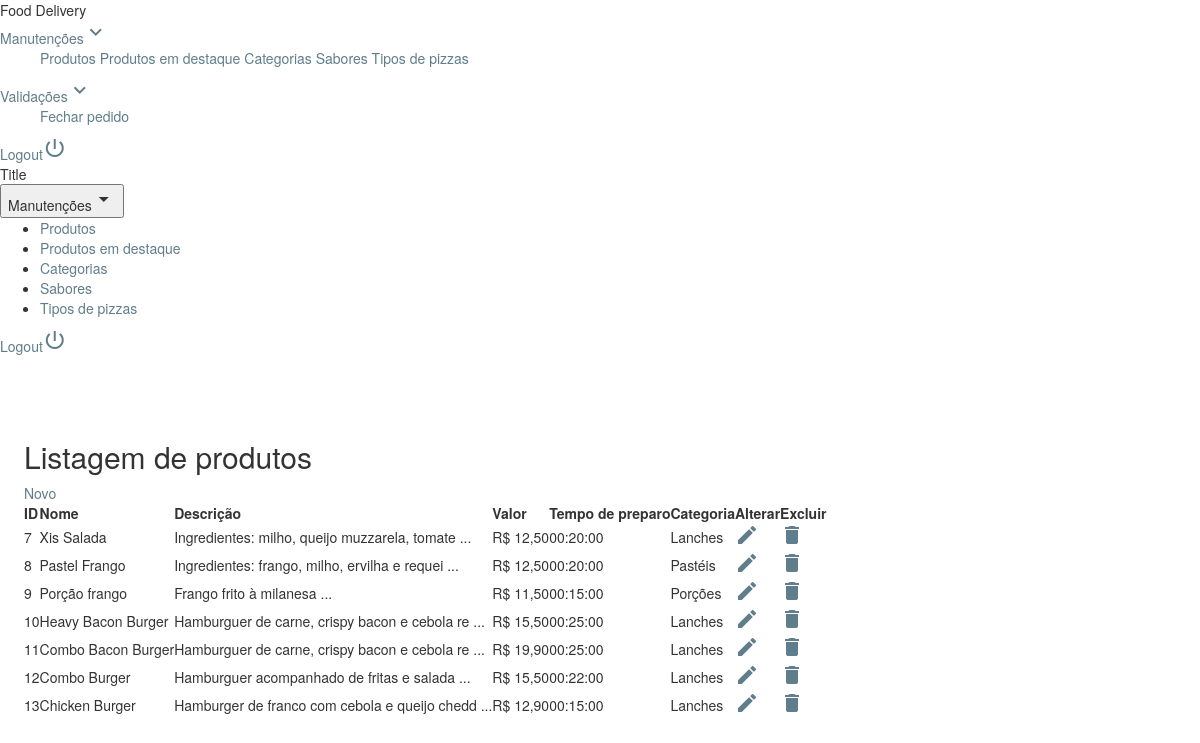
/admin/protected/administrador/index.php?ctrl=produto (signed in), run on an earlier commit of the app's database.
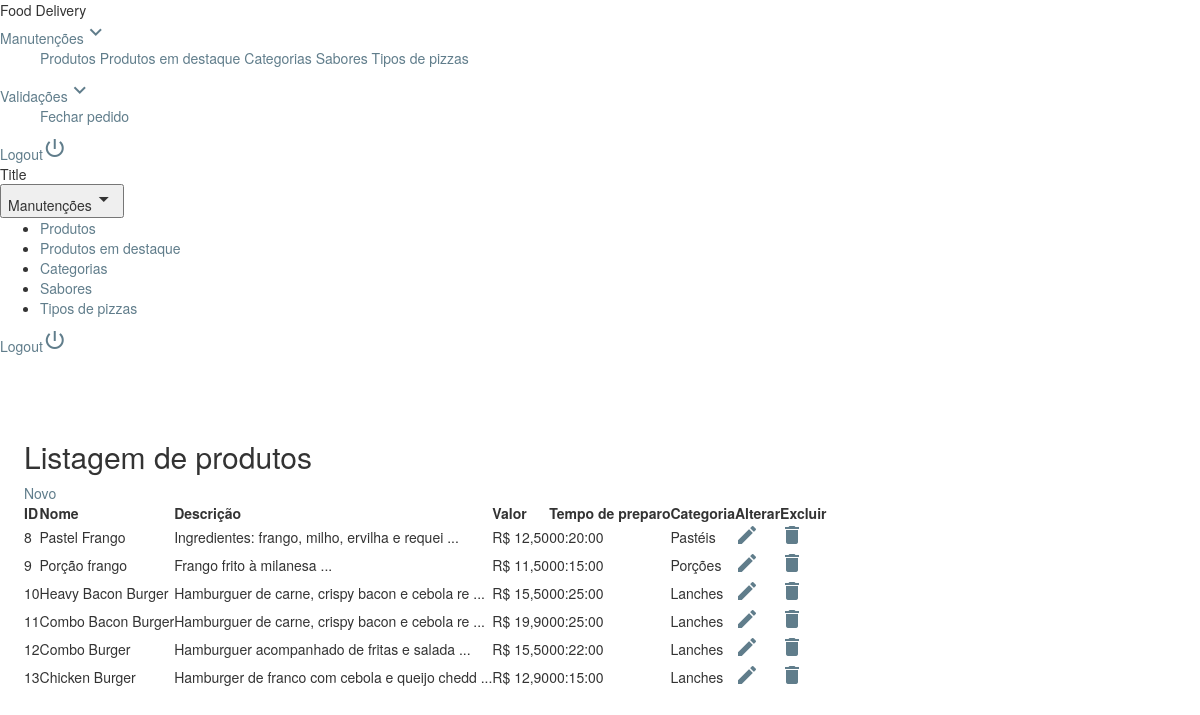
And on a later commit of the database.
### tables this page shows
CREATE TABLE `produto` (
  `idProduto` int(11) NOT NULL,
  `nome` varchar(20) NOT NULL,
  `descricao` varchar(200) NOT NULL,
  `tempoPreparo` time NOT NULL,
  `valor` float NOT NULL,
  `idCategoria` int(11) NOT NULL,
  `imagem` varchar(36) NOT NULL
);

CREATE TABLE `categoria` (
  `idCategoria` int(11) NOT NULL,
  `nome` varchar(15) NOT NULL,
  `descricao` varchar(200) NOT NULL,
  `imagem` varchar(40) NOT NULL
);

### admin/protected/controller/produto.php (called while the page is built, shortened)
<?php
require SERVER_ROOT.'admin/protected/model/produtoModel.php';
class Produto {
    private $model;
    function __construct() {
        $this->model = new ProdutoModel();
    }
    public function index() {
        $dados = $this->model->buscarTodos();
       require SERVER_ROOT.'admin/protected/view/produto/listar.php';
    }
}

### admin/protected/libs/conexao.php (called while the page is built, shortened)
<?php
class Conexao {
    public function estabeleceConexao() {
        try {
            $this->bd = new PDO(
                    BD_TIPO.':host='.BD_HOST.';dbname='.BD_NOME,
                    BD_USUARIO,
                    BD_SENHA
                );
        } catch (PDOException $exc) {
            echo '<script>window.alert("Houve um problema com a conexão ao banco de dados!\nEntre em contato com o administrador do sistema!");</script>';
            exit;
        }
    }
}

### admin/protected/model/produtoModel.php (called while the page is built, shortened)
<?php
class ProdutoModel extends Conexao {
    public function buscarTodos() {
        $select = "SELECT p.*, c.nome as categoria FROM produto p"
                . " INNER JOIN categoria c ON c.idCategoria=p.idCategoria ";
        $query = $this->bd->query($select);
        if (is_bool($query)) {
            return false;
        } else {
            return $query->fetchAll();
        }
    }
}

### admin/protected/view/produto/listar.php (the view)
<h2>Listagem de produtos</h2>
<div class="mdl-layout-spacer" style="display: inline">
    <a class="mdl-button mdl-js-button mdl-button--raised mdl-button--colored"
       href="index.php?ctrl=produto&acao=novo">Novo</a>
</div><br/>
<table id="tabela" class="mdl-data-table mdl-js-data-table mdl-shadow--3dp">
    <thead>
    <th>ID</th>
    <th>Nome</th>
    <th>Descrição</th>
    <th>Valor</th>
    <th>Tempo de preparo</th>
    <th>Categoria</th>
    <th>Alterar</th>
    <th>Excluir</th>
</thead>
<tbody>
    <?php if ($dados == false) { ?>
        <tr>
            <td colspan="8" style="text-align: center">Nenhum resultado encontrado</td>
        </tr>
        <?php
    } else {
        foreach ($dados as $item) {
            $id = $item['idProduto'];
            ?>
            <tr>
                <td><?php echo $id ?></td>
                <td class="mdl-data-table__cell--non-numeric"><?php echo $item['nome'] ?></td>
                <td class="mdl-data-table__cell--non-numeric"><?php echo substr($item['descricao'], 0, 45) . " ..."; ?></td>
                <td>R$ <?php echo number_format($item['valor'], 2, ',', ' '); ?></td>
                <td><?php echo $item['tempoPreparo'] ?></td>
                <td><?php echo $item['categoria'] ?></td>
                <td>
                    <a href="index.php?ctrl=produto&acao=buscar&id=<?php echo $id ?>">
                        <i class="material-icons">edit</i>
                    </a>
                </td>
                <td>
                    <a href="index.php?ctrl=produto&acao=excluir&id=<?php echo $id ?>"
                       onclick="return confirm('Deseja excluir este registro?')">
                        <i class="material-icons">delete</i>
                    </a>
                </td>
            </tr>
            <?php
        }
    }
    ?>
</tbody>
</table>

### admin/protected/administrador/index.php (shortened to what this page needs)
<?php
require_once '../libs/conexao.php';
require_once '../libs/controladorAdmin.php';
?>
<!DOCTYPE html>
<html>
    <head>
        <link rel="stylesheet" type="text/css" href="https://cdn.datatables.net/v/dt/dt-1.10.12/datatables.min.css"/>
        <link rel="stylesheet" type="text/css" href="../resources/css/bootstrap.css">
        <link rel="stylesheet" type="text/css" href="../src/bootstrap-duallistbox.css">
        <link rel="stylesheet" href="https://code.getmdl.io/1.2.1/material.blue_grey-deep_purple.min.css" />
        <link type="text/css" rel="stylesheet" href="../../estilo.css"/>
    </head>
    <body>
        <div class="mdl-layout mdl-js-layout mdl-layout--fixed-header">
            <header class="mdl-layout__header">
                <div class="mdl-layout__header-row">
                    <span class="mdl-layout-title">Food Delivery</span>
                    <nav class="mdl-navigation mdl-layout--large-screen-only">
                        <a href="#" id="demo-menu-lower-left-1"
                           class="mdl-navigation__link">
                            Manutenções<i class="material-icons">keyboard_arrow_down</i>
                        </a>
                        <ul class="mdl-menu mdl-menu--bottom-left mdl-js-menu mdl-js-ripple-effect"
                            for="demo-menu-lower-left-1">
                            <a class="mdl-menu__item mdl-button mdl-js-button" href="index.php?ctrl=produto">Produtos</a>
                            <a class="mdl-menu__item mdl-button mdl-js-button" href="index.php?ctrl=destaques">Produtos em destaque</a>
                            <a class="mdl-menu__item mdl-button mdl-js-button" href="index.php?ctrl=Categoria">Categorias</a>
                            <a class="mdl-menu__item mdl-button mdl-js-button" href="index.php?ctrl=sabor">Sabores</a>
                            <a class="mdl-menu__item mdl-button mdl-js-button" href="index.php?ctrl=tipopizza">Tipos de pizzas</a>
                        </ul>
                        <a href="#" id="demo-menu-lower-left"
                           class="mdl-navigation__link">
                            Validações<i class="material-icons">keyboard_arrow_down</i>
                        </a>
                        <ul class="mdl-menu mdl-menu--bottom-left mdl-js-menu mdl-js-ripple-effect"
                            for="demo-menu-lower-left">
                            <a class="mdl-menu__item mdl-button mdl-js-button" href="index.php?ctrl=pedido&acao=validar">
                                Fechar pedido
                            </a>
                        </ul>
                        <a href="../../login.php?acao=logout" class="mdl-button mdl-button--raised">
                            Logout<i class="material-icons">power_settings_new</i>
                        </a>
                    </nav>
                </div>
            </header>
            <div class="mdl-layout__drawer">
                <span class="mdl-layout-title">Title</span>
                <nav class="mdl-navigation">
                    <button id="accbtn" class="mdl-button mdl-js-button mdl-js-ripple-effect">
                        Manutenções<i class="material-icons" role="presentation">arrow_drop_down</i>
                    </button>
                    <ul class="mdl-menu mdl-menu--bottom-left mdl-js-menu mdl-js-ripple-effect" for="accbtn">
                        <li class="mdl-menu__item"><a class="mdl-menu__item mdl-button mdl-js-button" href="index.php?ctrl=produto">Produtos</a></li>
                        <li class="mdl-menu__item"><a class="mdl-menu__item mdl-button mdl-js-button" href="index.php?ctrl=destaques">Produtos em destaque</a></li>
                        <li class="mdl-menu__item"><a class="mdl-menu__item mdl-button mdl-js-button" href="index.php?ctrl=Categoria">Categorias</a></li>
                        <li class="mdl-menu__item"><a class="mdl-menu__item mdl-button mdl-js-button" href="index.php?ctrl=sabor">Sabores</a></li>
                        <li class="mdl-menu__item"><a class="mdl-menu__item mdl-button mdl-js-button" href="index.php?ctrl=tipopizza">Tipos de pizzas</a></li>
                    </ul>
                    <a href="../../login.php?acao=logout" class="mdl-button mdl-button--colored">
                        Logout<i class="material-icons">power_settings_new</i>
                    </a>
                </nav>
            </div>
        </div>
        <br/><br/>
        <div class="mdl-grid">
            <div class="mdl-cell mdl-cell--12-col">
                <div class="mdl-grid">
                    <div class="mdl-cell mdl-cell--10-col">
                        <div class="mdl-card mdl-shadow--16dp">
                            <?php $app = new AplicacaoAdmin(); ?>
                        </div>
                    </div>
                </div>
            </div>
        </div>
    </body>
</html>

### admin/protected/libs/controladorAdmin.php (shortened to what this page needs)
<?php
class AplicacaoAdmin {
    function __construct() {
        if (isset($_GET['ctrl'])) {
            $ctrNome = $_GET['ctrl'];
            if (!isset($_GET['acao']))
                $acao = 'index';
            else
                $acao = $_GET['acao'];
            $arq = '../controller/' . $ctrNome . '.php';
            if (file_exists($arq)) {
                $controlador = new $ctrNome();
                if (method_exists($controlador, $acao)) {
                    $controlador->$acao();
                } else {
                    $controlador->index();
                }
            } else {
                $_SESSION['dialogMessage'] = "Controlador nao encontrado! <br/>"
                        . "Você será redirecionado para a home.";
                $_SESSION['dialogRedirect'] = "index.php";
                include_once '../resources/componentes/dialog.php';
            }
        } else {
            echo '<h1>Bem vindo!</h1>';
        }
    }
}

### admin/estilo.css (style rules this page uses)
.mdl-card { width: 100%; border-radius: 5px; padding: 2%; }
.mdl-data-table { border-radius: 5px; }
a { color: rgb(96, 125, 139); }

### admin/protected/administrador/index.php (style rules this page uses)
a { text-decoration: none !important; }

What changed in the data, as far as the page shows it:
removed produto: idProduto "7", nome "Xis Salada", descricao "Ingredientes: milho, queijo muzzarela, tomate", valor "12,50", tempoPreparo "00:20:00", idCategoria.nome "Lanches"
